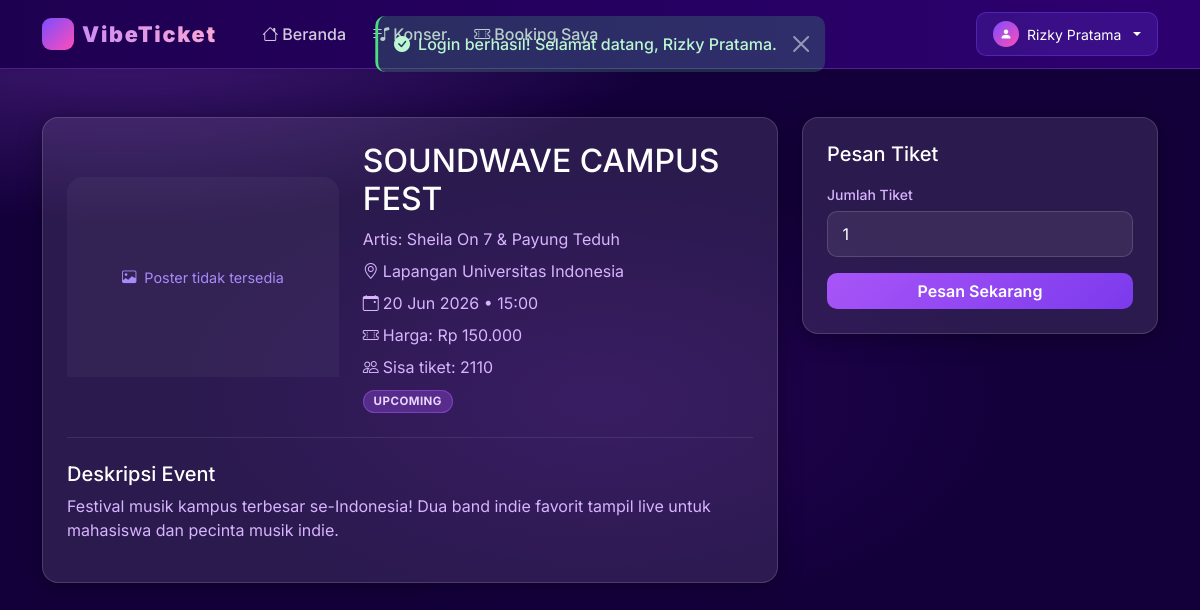
The app's page /customer/event_detail.php?id=2 (signed in) with its own data.
### tables this page shows
CREATE TABLE IF NOT EXISTS `events` (
    `id`          INT(11) NOT NULL AUTO_INCREMENT,
    `code`        VARCHAR(20) NOT NULL UNIQUE,
    `name`        VARCHAR(150) NOT NULL,
    `artist`      VARCHAR(150) NOT NULL,
    `location`    VARCHAR(200) NOT NULL,
    `event_date`  DATE NOT NULL,
    `event_time`  TIME NOT NULL,
    `price`       DECIMAL(12,2) NOT NULL DEFAULT 0,
    `quota`       INT(11) NOT NULL DEFAULT 0,
    `sold`        INT(11) NOT NULL DEFAULT 0,
    `poster`      VARCHAR(255) DEFAULT 'default_poster.jpg',
    `description` TEXT DEFAULT NULL,
    `status`      ENUM('upcoming','ongoing','finished','cancelled') NOT NULL DEFAULT 'upcoming',
    `created_at`  TIMESTAMP NOT NULL DEFAULT CURRENT_TIMESTAMP,
    PRIMARY KEY (`id`)
);

### customer/event_detail.php (the view, shortened to what this page needs)
<?php
require_once __DIR__ . '/../includes/header.php';
$eventId = intval($_GET['id'] ?? 0);
$stmt = $conn->prepare('SELECT * FROM events WHERE id = ? LIMIT 1');
$stmt->bind_param('i', $eventId);
$stmt->execute();
$event = $stmt->get_result()->fetch_assoc();
$available = max(0, $event['quota'] - $event['sold']);
?>
<?php include __DIR__ . '/../includes/navbar.php'; ?>
<div class="container py-5">
    <div class="row g-4">
        <div class="col-lg-8">
            <div class="card card-glass p-4">
                <div class="row g-4 align-items-center">
                    <div class="col-md-5">
                        <div id="poster-<?= $event['id'] ?>" class="placeholder-box" style="display:none;"><i class="bi bi-image"></i> Poster tidak tersedia</div>
                    </div>
                    <div class="col-md-7">
                        <h2><?= htmlspecialchars($event['name']) ?></h2>
                        <p class="text-soft mb-2">Artis: <?= htmlspecialchars($event['artist']) ?></p>
                        <p class="text-soft mb-2"><i class="bi bi-geo-alt me-1"></i><?= htmlspecialchars($event['location']) ?></p>
                        <p class="text-soft mb-2"><i class="bi bi-calendar-event me-1"></i><?= date('d M Y', strtotime($event['event_date'])) ?> • <?= date('H:i', strtotime($event['event_time'])) ?></p>
                        <p class="text-soft mb-2"><i class="bi bi-ticket-perforated me-1"></i>Harga: <?= formatRupiah($event['price']) ?></p>
                        <p class="text-soft mb-2"><i class="bi bi-people me-1"></i>Sisa tiket: <?= $available ?></p>
                        <span class="badge badge-status badge-<?= htmlspecialchars($event['status']) ?> text-uppercase"><?= htmlspecialchars($event['status']) ?></span>
                    </div>
                </div>
                <hr class="my-4 border-secondary">
                <h5>Deskripsi Event</h5>
                <p class="text-soft"><?= nl2br(htmlspecialchars($event['description'] ?: '-')) ?></p>
            </div>
        </div>
        <div class="col-lg-4">
            <div class="card card-glass p-4">
                <h5 class="mb-3">Pesan Tiket</h5>
                <form method="post" action="">
                    <div class="mb-3">
                        <label class="form-label">Jumlah Tiket</label>
                        <input type="number" name="total_ticket" class="form-control" min="1" max="<?= $available ?>" value="1" required>
                    </div>
                    <button type="submit" class="btn btn-primary w-100" <?= $available === 0 ? 'disabled' : '' ?>>Pesan Sekarang</button>
                </form>
            </div>
        </div>
    </div>
</div>
<?php include __DIR__ . '/../includes/footer.php'; ?>

### assets/css/style.css (style rules this page uses)
:root { --bg-page: #13003a; --bg-nav: #1e0050; --bg-card: rgba(255,255,255,0.10); --bg-card-hover: rgba(255,255,255,0.16); --bg-sidebar: #160040; --border: rgba(255,255,255,0.15); --border-accent: rgba(180,100,255,0.55); --primary: #a855f7; --primary-light: #c084fc; --accent: #f472b6; --accent-light: #f9a8d4; --cyan: #22d3ee; --green: #4ade80; --yellow: #facc15; --red: #f87171; --text-white: #ffffff; --text-soft: #d8b4fe; --text-muted: #a78bfa; --shadow: 0 8px 40px rgba(168,85,247,0.25); --shadow-card: 0 4px 24px rgba(0,0,0,0.30); --radius: 16px; --radius-sm: 10px; --radius-pill: 999px; }
*, *::before, *::after { box-sizing: border-box; }
html { scroll-behavior: smooth; }
body { background-color: var(--bg-page); background-image: radial-gradient(ellipse 90% 60% at 10% -5%, rgba(168,85,247,0.40) 0%, transparent 55%), radial-gradient(ellipse 70% 50% at 90% 105%, rgba(244,114,182,0.30) 0%, transparent 55%), radial-gradient(ellipse 50% 40% at 50% 50%, rgba(99,20,180,0.20) 0%, transparent 70%); background-attachment: fixed; color: var(--text-white); font-family: 'Inter', sans-serif; min-height: 100vh; }
.card-glass { background: var(--bg-card); border: 1px solid var(--border); border-radius: var(--radius); box-shadow: var(--shadow-card); color: var(--text-white); transition: transform 0.25s ease, box-shadow 0.25s ease, background 0.25s ease; }
.btn-primary { background: linear-gradient(135deg, #a855f7, #7c3aed) !important; border: none !important; color: #fff !important; font-weight: 600; border-radius: var(--radius-sm) !important; transition: transform 0.2s, box-shadow 0.2s, opacity 0.2s; }
.form-control, .form-select { background: rgba(255,255,255,0.07) !important; color: #fff !important; border: 1px solid var(--border) !important; border-radius: var(--radius-sm) !important; padding: 0.6rem 0.9rem; transition: border-color 0.2s, box-shadow 0.2s; }
.form-control::placeholder { color: var(--text-muted) !important; }
.form-label { color: var(--text-soft); font-size: 0.875rem; font-weight: 500; margin-bottom: 0.4rem; }
.badge-status { padding: 0.4em 0.85em; border-radius: var(--radius-pill); font-size: 0.72rem; font-weight: 700; letter-spacing: 0.04em; }
.badge-upcoming { background: rgba(168,85,247,0.30); color: #e9d5ff; border: 1px solid rgba(168,85,247,0.50); }
.placeholder-box { height: 200px; display: flex; align-items: center; justify-content: center; background: rgba(255,255,255,0.04); border-radius: var(--radius) var(--radius) 0 0; color: var(--text-muted); font-size: 0.9rem; gap: 0.5rem; }
.text-soft { color: var(--text-soft) !important; }

### records on screen
events: name "SOUNDWAVE CAMPUS FEST", artist "Sheila On 7 & Payung Teduh", location "Lapangan Universitas Indonesia", event_date "20 Jun 2026", event_time "15:00", price "Rp 150.000", available "2110", status "UPCOMING", description "Festival musik kampus terbesar se-Indonesia! Dua band indie favorit tampil live untuk mahasiswa dan pecinta musik indie."

### other values on screen
$message "Login berhasil! Selamat datang, Rizky Pratama."
$_SESSION['user_name'] "Rizky Pratama"
